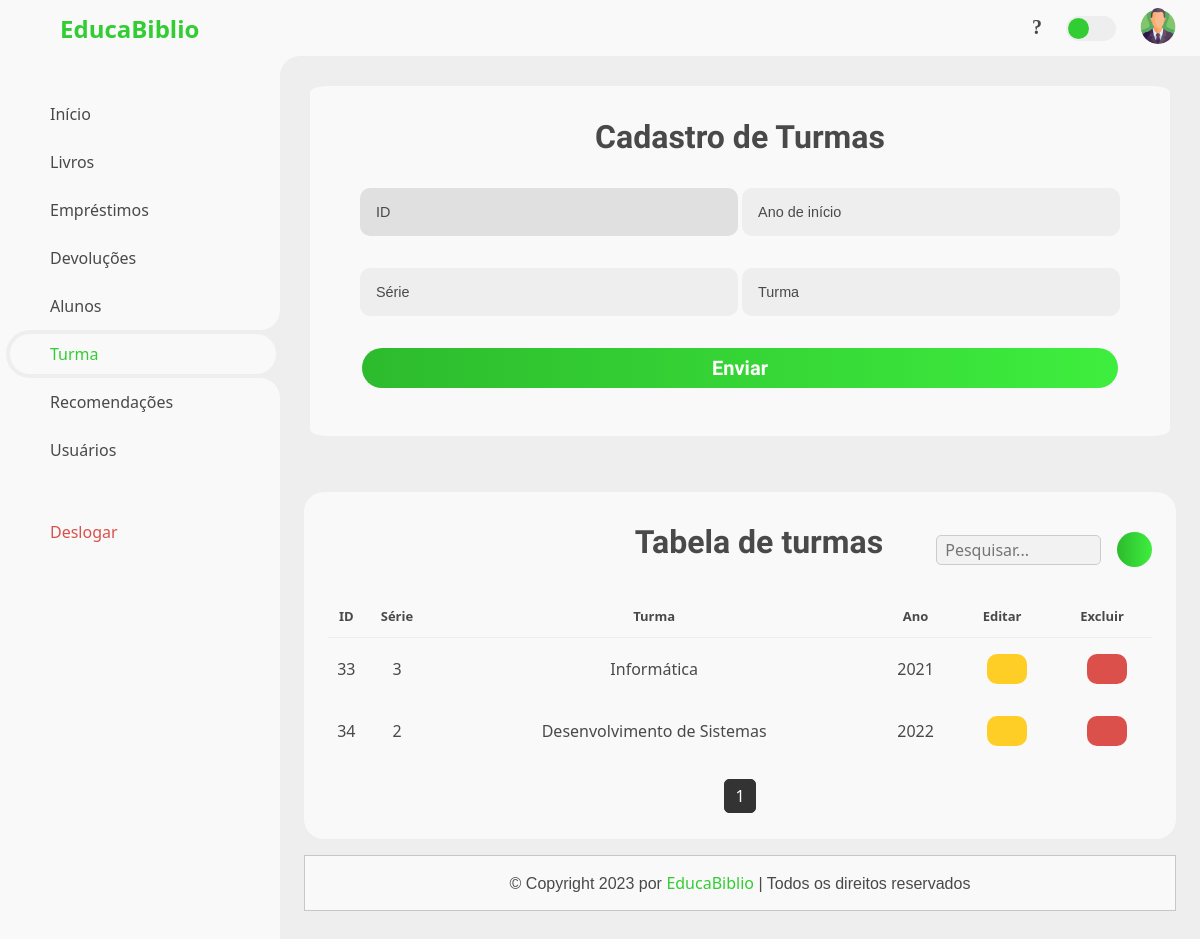
/View/turma.php, run on the app's committed database.
### tables this page shows
CREATE TABLE IF NOT EXISTS `turma` (
  `IdTurma` int NOT NULL AUTO_INCREMENT,
  `AnoTurma` varchar(50) NOT NULL,
  `NomeTurma` varchar(50) DEFAULT NULL,
  `AnodeInicio` int DEFAULT NULL,
  PRIMARY KEY (`IdTurma`)
);

### View/turma.php (the view, shortened to what this page needs)
<!DOCTYPE html>
<html lang="pt-br">
<head>
	<link rel="stylesheet" href="../CSS/style.css">
	<link rel="stylesheet" href="../CSS/popup.css">
</head>
<body>
	<section id="sidebar">
		<a href="#" class="brand">
			<i class="fas fa-book"></i>
			<span class="text">EducaBiblio</span>
		</a>
		<ul class="side-menu top">
			<li>
				<a href="inicio.php">
					<i class='fas fa-home'></i>
					<span class="text">Início</span>
				</a>
			</li>
			<li>
				<a href="livros.php">
					<i class="fas fa-book"></i>
					<span class="text">Livros</span>
				</a>
			</li>
			<li>
				<a href="emprestimos.php">
					<i class="fas fa-undo"></i>
					<span class="text">Empréstimos</span>
				</a>
			</li>
			<li>
				<a href="devolucao.php">
					<i class="fas fa-arrow-left"></i>
					<span class="text">Devoluções</span>
				</a>
			</li>
			<li>
				<a href="aluno.php">
					<i class="fas fa-graduation-cap"></i>
					<span class="text">Alunos</span>
				</a>
			</li>
			<li class="active">
				<a href="turma.php">
					<i class="fas fa-users"></i>
					<span class="text">Turma</span>
				</a>
			</li>
			<li>
				<a href="recomendacoes.php">
					<i class="fas fa-download"></i>
					<span class="text">Recomendações</span>
				</a>
			</li>
			<li>
				<a href="usuarios.php">
					<i class="fas fa-cogs"></i>
					<span class="text">Usuários</span>
				</a>
			</li>
		</ul>
		<ul class="side-menu">
			<li>
				<a href="../Controller/CLogout.php" class="logout">
					<i class="fas fa-sign-out-alt"></i>
					<span class="text">Deslogar</span>
				</a>
			</li>
		</ul>
	</section>
	<section id="content">
		<nav>
			<i class='fas fa-bars'></i>
			<div class="icons">
				<div id="menu-btn" class="fas fa-question" onclick="abrirPDFEmNovaAba()"></div>
			</div>
			<label for="switch-mode" class="switch-mode"></label>
			<a href="#" class="profile">
				<img src="../img/adm.png">
			</a>
		</nav>
		</head>
		<body>
			<section class="tabela">
				<div class="row">
					<form action="../Router/turma_rotas.php" method="post">
						<h3>Cadastro de Turmas</h3>
						<input type="number" placeholder="ID" name="IdTurma" id="IdTurma" required maxlength="50" class="box3" autocomplete="off" readonly>
						<input type="Number" placeholder="Ano de início" name="AnodeInicio" id="AnodeInicio" required maxlength="50" class="box" autocomplete="off">
						<input type="text" placeholder="Série" name="AnoTurma" id="AnoTurma" required maxlength="50" class="box" autocomplete="off" required>
						<input type="text" placeholder="Turma" name="NomeTurma" id="NomeTurma"  maxlength="50" class="box" autocomplete="off">
						<center><input type="submit" value="Enviar" class="inline-btn" name="action"></center>
					</form>
				</div>
			</section>
			<main>
				<div class="table-data">
					<div class="order">
						<div class="head">
							<h3>Tabela de turmas</h3>
							<input type="text" id="searchInput" class="searchInput" placeholder="Pesquisar...">
							<button class="pdf-button">
								<i class="fas fa-file-pdf"></i></button>
						</div>
						<table>
							<?php
							$conexao = new CConexao();
							$conn = $conexao->getConnection();
							$sql = "SELECT
					turma.AnodeInicio,
					turma.AnoTurma,
					turma.NomeTurma,
					turma.IdTurma
				FROM turma";
							$result = $conn->query($sql);
							if ($result === false) {
								$errorInfo = $conn->errorInfo();
								echo "Erro na consulta SQL: " . $errorInfo[2];
							} else {
								if ($result->rowCount() > 0) {
									$user = $result->fetchAll(PDO::FETCH_ASSOC);
									$UsuarioPorPagina = 4;
									$paginaAtual = isset($_GET['pagina']) ? (int)$_GET['pagina'] : 1;
									$indiceInicial = ($paginaAtual - 1) * $UsuarioPorPagina;
									$UsuarioExibidos = array_slice($user, $indiceInicial, $UsuarioPorPagina);
									echo "<table>";
									echo "<thead>";
									echo "<tr>";
									echo "<th class='sortable' data-column='id'><center>ID</center></th>";
									echo "<th class='sortable' data-column='serie'><center>Série</center></th>";
									echo "<th class='sortable' data-column='turma'><center>Turma</center></th>";
									echo "<th class='sortable' data-column='ano'><center>Ano</center></th>";
									echo "<th><center>Editar</center></th>";
									echo "<th><center>Excluir</center></th>";
									echo "</tr>";
									echo "</thead>";
									echo "<tbody>";
									foreach ($UsuarioExibidos as $row) {
										echo "<tr>";
										echo "<td><center>" . $row["IdTurma"] . "</center></td>";
										echo "<td><center>" . $row["AnoTurma"] . "</center></td>";
										echo "<td><center>" . $row["NomeTurma"] . "</center></td>";
										echo "<td><center>" . $row["AnodeInicio"] . "</center></td>";
										echo "<td><center><button class='edit-button' data-id='$row[IdTurma]'><i class='fas fa-pencil-alt'></i></button></center></td>";
										echo "<td><div class='container'><center><button class='delete-button' type='button' onclick='handlePopup(true)' aria-label='botão excluir'><i class='fas fa-trash-alt'></i></button></center><div class='popup' id='popup'><img src='../img/decisao.png' aria-label='popup decisão'><h2 class='title'>Aviso!</h2><p class='desc'>Deseja mesmo excluir?</p><button class='close-popup-button' type='button' onclick='handlePopup(false)'>Fechar</button><a href='../Controller/CExcluir_turma.php?id={$row["IdTurma"]}'><button class='close-popup-button'>Excluir</button></a></div></div></div></td>";echo "</tr>";
									}
									echo "<div class='pagination'>";
									$totalUser = count($user);
									$totalPaginas = ceil($totalUser / $UsuarioPorPagina);
									for ($i = 1; $i <= $totalPaginas; $i++) {
										$classeAtiva = ($i === $paginaAtual) ? "active" : "";
										echo "<a class='page-link $classeAtiva' href='turma.php?pagina=$i'>$i</a>";
									}
									echo "</div>";
								} else {
									echo "<p></p>";
								}
							}
							?>
				<footer class="footer">
					© Copyright 2023 por <span>EducaBiblio</span> | Todos os direitos reservados
				</footer>
			</main>
	</section>
</body>
</html>
</body>
</html>

### CSS/popup.css (style rules this page uses)
* { outline: none; font-family: 'Segoe UI', Tahoma, Geneva, Verdana, sans-serif; }
:root { --pop-up: #F9F9F9; --pop-upTexto: #3a3a3a; --vermelho: #DB504A; }
body { margin: 0; }
.container { position: relative; }

### View/turma.php (style rules this page uses)
.pagination { text-align: center; margin-top: 15px; }
.page-link { display: inline-block; padding: 5px 10px; margin: 2px; border: 1px solid #333; background-color: #fff; color: #333; text-decoration: none; border-radius: 5px; transition: background-color 0.3s, color 0.3s; }
.page-link.active { background-color: #333; color: #fff; }
input[type=number] { -moz-appearance: textfield; }
.searchInput { width: 20% !important; height: 30px; background-color: #f2f2f2; border: 1px solid #ccc; border-radius: 5px; padding: 5px; }

### data on the page
turma: IdTurma "33", AnoTurma "3", NomeTurma "Informática", AnodeInicio "2021"
turma: IdTurma "34", AnoTurma "2", NomeTurma "Desenvolvimento de Sistemas", AnodeInicio "2022"
